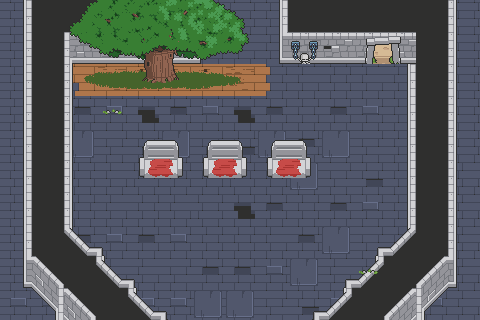

A level layout from a 2D game, rendered from its tile map. Below: a short description, then the map file with its tile-grid data intact:
An orthogonal 15x10 tile map with 32x32 px tiles, 4 tile layers (floor, cliff, decor1, decor2), 2 tilesets and 7 objects (3x item, playerStart, chord, thelma, milestone).

<map version="1.10" tiledversion="1.11.0" orientation="orthogonal" renderorder="right-down" width="15" height="10" tilewidth="32" tileheight="32" infinite="0" nextlayerid="8" nextobjectid="17">
 <editorsettings>
  <export target="stage_01_night.json" format="json" />
 </editorsettings>
 <tileset firstgid="1" name="Forest-Prairie Tileset v1" tilewidth="32" tileheight="32" tilecount="567" columns="21">
  <image source="../../Forest-Prairie Tileset v1.png" width="672" height="864" />
  <tile id="128">
   <properties>
    <property name="collides" type="bool" value="true" />
   </properties>
  </tile>
  <tile id="129">
   <properties>
    <property name="collides" type="bool" value="true" />
   </properties>
  </tile>
  <tile id="130">
   <properties>
    <property name="collides" type="bool" value="true" />
   </properties>
  </tile>
  <tile id="131">
   <properties>
    <property name="collides" type="bool" value="true" />
   </properties>
  </tile>
  <tile id="132">
   <properties>
    <property name="collides" type="bool" value="true" />
   </properties>
  </tile>
  <tile id="133">
   <properties>
    <property name="collides" type="bool" value="true" />
   </properties>
  </tile>
  <tile id="134">
   <properties>
    <property name="collides" type="bool" value="true" />
   </properties>
  </tile>
  <tile id="135">
   <properties>
    <property name="collides" type="bool" value="true" />
   </properties>
  </tile>
  <tile id="136">
   <properties>
    <property name="collides" type="bool" value="true" />
   </properties>
  </tile>
  <tile id="137">
   <properties>
    <property name="collides" type="bool" value="true" />
   </properties>
  </tile>
  <tile id="138">
   <properties>
    <property name="collides" type="bool" value="true" />
   </properties>
  </tile>
  <tile id="139">
   <properties>
    <property name="collides" type="bool" value="true" />
   </properties>
  </tile>
  <tile id="140">
   <properties>
    <property name="collides" type="bool" value="true" />
   </properties>
  </tile>
  <tile id="141">
   <properties>
    <property name="collides" type="bool" value="true" />
   </properties>
  </tile>
  <tile id="142">
   <properties>
    <property name="collides" type="bool" value="true" />
   </properties>
  </tile>
  <tile id="143">
   <properties>
    <property name="collides" type="bool" value="true" />
   </properties>
  </tile>
  <tile id="144">
   <properties>
    <property name="collides" type="bool" value="true" />
   </properties>
  </tile>
  <tile id="149">
   <properties>
    <property name="collides" type="bool" value="true" />
   </properties>
  </tile>
  <tile id="150">
   <properties>
    <property name="collides" type="bool" value="true" />
   </properties>
  </tile>
  <tile id="151">
   <properties>
    <property name="collides" type="bool" value="true" />
   </properties>
  </tile>
  <tile id="152">
   <properties>
    <property name="collides" type="bool" value="true" />
   </properties>
  </tile>
  <tile id="153">
   <properties>
    <property name="collides" type="bool" value="true" />
   </properties>
  </tile>
  <tile id="154">
   <properties>
    <property name="collides" type="bool" value="true" />
   </properties>
  </tile>
  <tile id="155">
   <properties>
    <property name="collides" type="bool" value="true" />
   </properties>
  </tile>
  <tile id="156">
   <properties>
    <property name="collides" type="bool" value="true" />
   </properties>
  </tile>
  <tile id="157">
   <properties>
    <property name="collides" type="bool" value="true" />
   </properties>
  </tile>
  <tile id="158">
   <properties>
    <property name="collides" type="bool" value="true" />
   </properties>
  </tile>
  <tile id="159">
   <properties>
    <property name="collides" type="bool" value="true" />
   </properties>
  </tile>
  <tile id="160">
   <properties>
    <property name="collides" type="bool" value="true" />
   </properties>
  </tile>
  <tile id="161">
   <properties>
    <property name="collides" type="bool" value="true" />
   </properties>
  </tile>
  <tile id="162">
   <properties>
    <property name="collides" type="bool" value="true" />
   </properties>
  </tile>
  <tile id="163">
   <properties>
    <property name="collides" type="bool" value="true" />
   </properties>
  </tile>
  <tile id="164">
   <properties>
    <property name="collides" type="bool" value="true" />
   </properties>
  </tile>
  <tile id="165">
   <properties>
    <property name="collides" type="bool" value="true" />
   </properties>
  </tile>
  <tile id="166">
   <properties>
    <property name="collides" type="bool" value="true" />
   </properties>
  </tile>
  <tile id="170">
   <properties>
    <property name="collides" type="bool" value="true" />
   </properties>
  </tile>
  <tile id="171">
   <properties>
    <property name="collides" type="bool" value="true" />
   </properties>
  </tile>
  <tile id="172">
   <properties>
    <property name="collides" type="bool" value="true" />
   </properties>
  </tile>
  <tile id="173">
   <properties>
    <property name="collides" type="bool" value="true" />
   </properties>
  </tile>
  <tile id="174">
   <properties>
    <property name="collides" type="bool" value="true" />
   </properties>
  </tile>
  <tile id="175">
   <properties>
    <property name="collides" type="bool" value="true" />
   </properties>
  </tile>
  <tile id="176">
   <properties>
    <property name="collides" type="bool" value="true" />
   </properties>
  </tile>
  <tile id="177">
   <properties>
    <property name="collides" type="bool" value="true" />
   </properties>
  </tile>
  <tile id="178">
   <properties>
    <property name="collides" type="bool" value="true" />
   </properties>
  </tile>
  <tile id="179">
   <properties>
    <property name="collides" type="bool" value="true" />
   </properties>
  </tile>
  <tile id="180">
   <properties>
    <property name="collides" type="bool" value="true" />
   </properties>
  </tile>
  <tile id="181">
   <properties>
    <property name="collides" type="bool" value="true" />
   </properties>
  </tile>
  <tile id="182">
   <properties>
    <property name="collides" type="bool" value="true" />
   </properties>
  </tile>
  <tile id="183">
   <properties>
    <property name="collides" type="bool" value="true" />
   </properties>
  </tile>
  <tile id="185">
   <properties>
    <property name="collides" type="bool" value="true" />
   </properties>
  </tile>
  <tile id="186">
   <properties>
    <property name="collides" type="bool" value="true" />
   </properties>
  </tile>
  <tile id="187">
   <properties>
    <property name="collides" type="bool" value="true" />
   </properties>
  </tile>
  <tile id="190">
   <properties>
    <property name="collides" type="bool" value="true" />
   </properties>
  </tile>
  <tile id="191">
   <properties>
    <property name="collides" type="bool" value="true" />
   </properties>
  </tile>
  <tile id="192">
   <properties>
    <property name="collides" type="bool" value="true" />
   </properties>
  </tile>
  <tile id="193">
   <properties>
    <property name="collides" type="bool" value="true" />
   </properties>
  </tile>
  <tile id="194">
   <properties>
    <property name="collides" type="bool" value="true" />
   </properties>
  </tile>
  <tile id="195">
   <properties>
    <property name="collides" type="bool" value="true" />
   </properties>
  </tile>
  <tile id="196">
   <properties>
    <property name="collides" type="bool" value="true" />
   </properties>
  </tile>
  <tile id="197">
   <properties>
    <property name="collides" type="bool" value="true" />
   </properties>
  </tile>
  <tile id="200">
   <properties>
    <property name="collides" type="bool" value="true" />
   </properties>
  </tile>
  <tile id="201">
   <properties>
    <property name="collides" type="bool" value="true" />
   </properties>
  </tile>
  <tile id="202">
   <properties>
    <property name="collides" type="bool" value="true" />
   </properties>
  </tile>
  <tile id="203">
   <properties>
    <property name="collides" type="bool" value="true" />
   </properties>
  </tile>
  <tile id="204">
   <properties>
    <property name="collides" type="bool" value="true" />
   </properties>
  </tile>
  <tile id="211">
   <properties>
    <property name="collides" type="bool" value="true" />
   </properties>
  </tile>
  <tile id="212">
   <properties>
    <property name="collides" type="bool" value="true" />
   </properties>
  </tile>
  <tile id="213">
   <properties>
    <property name="collides" type="bool" value="true" />
   </properties>
  </tile>
  <tile id="214">
   <properties>
    <property name="collides" type="bool" value="true" />
   </properties>
  </tile>
  <tile id="215">
   <properties>
    <property name="collides" type="bool" value="true" />
   </properties>
  </tile>
  <tile id="216">
   <properties>
    <property name="collides" type="bool" value="true" />
   </properties>
  </tile>
  <tile id="217">
   <properties>
    <property name="collides" type="bool" value="true" />
   </properties>
  </tile>
  <tile id="218">
   <properties>
    <property name="collides" type="bool" value="true" />
   </properties>
  </tile>
  <tile id="219">
   <properties>
    <property name="collides" type="bool" value="true" />
   </properties>
  </tile>
  <tile id="220">
   <properties>
    <property name="collides" type="bool" value="true" />
   </properties>
  </tile>
  <tile id="221">
   <properties>
    <property name="collides" type="bool" value="true" />
   </properties>
  </tile>
  <tile id="222">
   <properties>
    <property name="collides" type="bool" value="true" />
   </properties>
  </tile>
  <tile id="223">
   <properties>
    <property name="collides" type="bool" value="true" />
   </properties>
  </tile>
  <tile id="224">
   <properties>
    <property name="collides" type="bool" value="true" />
   </properties>
  </tile>
  <tile id="225">
   <properties>
    <property name="collides" type="bool" value="true" />
   </properties>
  </tile>
  <tile id="227">
   <properties>
    <property name="collides" type="bool" value="true" />
   </properties>
  </tile>
  <tile id="228">
   <properties>
    <property name="collides" type="bool" value="true" />
   </properties>
  </tile>
  <tile id="232">
   <properties>
    <property name="collides" type="bool" value="true" />
   </properties>
  </tile>
  <tile id="233">
   <properties>
    <property name="collides" type="bool" value="true" />
   </properties>
  </tile>
  <tile id="234">
   <properties>
    <property name="collides" type="bool" value="true" />
   </properties>
  </tile>
  <tile id="235">
   <properties>
    <property name="collides" type="bool" value="true" />
   </properties>
  </tile>
  <tile id="236">
   <properties>
    <property name="collides" type="bool" value="true" />
   </properties>
  </tile>
  <tile id="237">
   <properties>
    <property name="collides" type="bool" value="true" />
   </properties>
  </tile>
  <tile id="238">
   <properties>
    <property name="collides" type="bool" value="true" />
   </properties>
  </tile>
  <tile id="239">
   <properties>
    <property name="collides" type="bool" value="true" />
   </properties>
  </tile>
  <tile id="240">
   <properties>
    <property name="collides" type="bool" value="true" />
   </properties>
  </tile>
  <tile id="241">
   <properties>
    <property name="collides" type="bool" value="true" />
   </properties>
  </tile>
  <tile id="242">
   <properties>
    <property name="collides" type="bool" value="true" />
   </properties>
  </tile>
  <tile id="243">
   <properties>
    <property name="collides" type="bool" value="true" />
   </properties>
  </tile>
  <tile id="244">
   <properties>
    <property name="collides" type="bool" value="true" />
   </properties>
  </tile>
  <tile id="246">
   <properties>
    <property name="collides" type="bool" value="true" />
   </properties>
  </tile>
  <tile id="248">
   <properties>
    <property name="collides" type="bool" value="true" />
   </properties>
  </tile>
  <tile id="249">
   <properties>
    <property name="collides" type="bool" value="true" />
   </properties>
  </tile>
  <tile id="258">
   <properties>
    <property name="collides" type="bool" value="true" />
   </properties>
  </tile>
  <tile id="259">
   <properties>
    <property name="collides" type="bool" value="true" />
   </properties>
  </tile>
  <tile id="260">
   <properties>
    <property name="collides" type="bool" value="true" />
   </properties>
  </tile>
  <tile id="261">
   <properties>
    <property name="collides" type="bool" value="true" />
   </properties>
  </tile>
  <tile id="262">
   <properties>
    <property name="collides" type="bool" value="true" />
   </properties>
  </tile>
  <tile id="263">
   <properties>
    <property name="collides" type="bool" value="true" />
   </properties>
  </tile>
  <tile id="264">
   <properties>
    <property name="collides" type="bool" value="true" />
   </properties>
  </tile>
  <tile id="265">
   <properties>
    <property name="collides" type="bool" value="true" />
   </properties>
  </tile>
  <tile id="269">
   <properties>
    <property name="collides" type="bool" value="true" />
   </properties>
  </tile>
  <tile id="270">
   <properties>
    <property name="collides" type="bool" value="true" />
   </properties>
  </tile>
  <tile id="279">
   <properties>
    <property name="collides" type="bool" value="true" />
   </properties>
  </tile>
  <tile id="280">
   <properties>
    <property name="collides" type="bool" value="true" />
   </properties>
  </tile>
  <tile id="281">
   <properties>
    <property name="collides" type="bool" value="true" />
   </properties>
  </tile>
  <tile id="282">
   <properties>
    <property name="collides" type="bool" value="true" />
   </properties>
  </tile>
  <tile id="283">
   <properties>
    <property name="collides" type="bool" value="true" />
   </properties>
  </tile>
  <tile id="284">
   <properties>
    <property name="collides" type="bool" value="true" />
   </properties>
  </tile>
  <tile id="285">
   <properties>
    <property name="collides" type="bool" value="true" />
   </properties>
  </tile>
  <tile id="286">
   <properties>
    <property name="collides" type="bool" value="true" />
   </properties>
  </tile>
  <tile id="290">
   <properties>
    <property name="collides" type="bool" value="true" />
   </properties>
  </tile>
  <tile id="291">
   <properties>
    <property name="collides" type="bool" value="true" />
   </properties>
  </tile>
  <tile id="300">
   <properties>
    <property name="collides" type="bool" value="true" />
   </properties>
  </tile>
  <tile id="301">
   <properties>
    <property name="collides" type="bool" value="true" />
   </properties>
  </tile>
  <tile id="302">
   <properties>
    <property name="collides" type="bool" value="true" />
   </properties>
  </tile>
  <tile id="303">
   <properties>
    <property name="collides" type="bool" value="true" />
   </properties>
  </tile>
  <tile id="305">
   <properties>
    <property name="collides" type="bool" value="true" />
   </properties>
  </tile>
  <tile id="306">
   <properties>
    <property name="collides" type="bool" value="true" />
   </properties>
  </tile>
  <tile id="307">
   <properties>
    <property name="collides" type="bool" value="true" />
   </properties>
  </tile>
  <tile id="321">
   <properties>
    <property name="collides" type="bool" value="true" />
   </properties>
  </tile>
  <tile id="322">
   <properties>
    <property name="collides" type="bool" value="true" />
   </properties>
  </tile>
  <tile id="323">
   <properties>
    <property name="collides" type="bool" value="true" />
   </properties>
  </tile>
  <tile id="474">
   <properties>
    <property name="collides" type="bool" value="true" />
   </properties>
  </tile>
 </tileset>
 <tileset firstgid="568" name="Royal Dungeon Tileset" tilewidth="32" tileheight="32" tilecount="396" columns="18">
  <image source="../../Royal Dungeon Tileset.png" width="576" height="704" />
 </tileset>
 <layer id="1" name="floor" width="15" height="10" locked="1">
  <data encoding="csv">
575,575,576,577,577,575,576,577,576,575,576,575,575,576,577,
576,577,629,630,629,629,576,576,576,575,575,575,575,576,577,
576,577,585,648,647,647,647,648,601,576,575,576,575,576,577,
576,577,593,594,595,593,594,595,593,575,593,594,575,576,577,
576,577,611,612,613,611,612,613,611,593,611,612,575,576,577,
576,577,575,576,577,575,576,577,575,611,612,613,575,575,576,
576,577,575,576,575,576,577,595,593,575,593,594,576,575,576,
576,577,593,594,593,594,575,575,576,593,611,612,576,575,576,
576,576,576,576,576,612,593,593,594,611,576,576,576,576,576,
594,594,594,594,594,594,611,611,612,613,594,594,594,594,594
</data>
 </layer>
 <layer id="5" name="cliff" width="15" height="10" locked="1">
  <data encoding="csv">
588,589,589,589,589,589,590,0,588,589,589,589,589,589,590,
588,589,568,607,607,607,608,0,606,607,624,625,569,589,590,
588,589,590,0,0,0,0,0,0,0,0,0,588,589,590,
588,589,590,0,0,0,0,0,0,0,0,0,588,589,590,
588,589,590,0,0,0,0,0,0,0,0,0,588,589,590,
588,589,590,0,0,0,0,0,0,0,0,0,588,589,590,
588,589,590,0,0,0,0,0,0,0,0,0,588,589,590,
588,589,609,572,0,0,0,0,0,0,0,570,610,589,590,
606,574,589,609,572,0,0,0,0,0,570,610,589,573,608,
604,592,574,589,609,572,0,0,0,570,610,589,573,591,576
</data>
 </layer>
 <layer id="4" name="decor1" width="15" height="10" locked="1">
  <data encoding="csv">
0,0,0,0,0,0,0,0,0,0,0,0,0,0,0,
0,0,0,0,0,0,0,0,0,664,0,680,681,0,0,
0,0,0,0,0,0,0,0,0,0,0,0,0,0,0,
0,0,0,0,0,0,0,0,0,0,0,0,0,0,0,
0,0,0,0,820,821,820,821,820,821,0,0,0,0,0,
0,0,0,0,838,839,838,839,838,839,0,0,0,0,0,
0,0,0,0,0,0,0,0,0,0,0,0,0,0,0,
0,0,0,0,0,0,0,0,0,0,0,0,0,0,0,
0,0,0,0,0,0,0,0,0,0,0,0,0,0,0,
0,0,0,0,0,0,0,0,0,0,0,0,0,0,0
</data>
 </layer>
 <layer id="6" name="decor2" width="15" height="10" locked="1">
  <data encoding="csv">
0,0,436,437,438,439,440,441,0,0,0,0,0,0,0,
0,0,457,458,459,460,461,462,0,0,0,0,0,0,0,
0,0,478,479,480,481,482,483,0,0,0,0,0,0,0,
0,0,0,428,0,0,0,0,0,0,0,0,0,0,0,
0,0,0,0,0,0,0,0,0,0,0,0,0,0,0,
0,0,0,0,0,0,0,0,0,0,0,0,0,0,0,
0,0,0,0,0,0,0,0,0,0,0,0,0,0,0,
0,0,0,0,0,0,0,0,0,0,0,0,0,0,0,
0,0,0,0,0,0,0,0,0,0,0,428,0,0,0,
0,0,0,0,0,0,0,0,0,0,0,0,0,0,0
</data>
 </layer>
 <objectgroup id="7" name="object" locked="1">
  <object id="1" name="item" x="159.379" y="175.274">
   <point />
  </object>
  <object id="2" name="playerStart" x="255.706" y="282.627">
   <point />
  </object>
  <object id="3" name="chord" x="268.294" y="54.9816">
   <point />
  </object>
  <object id="13" name="thelma" x="348.545" y="174.018">
   <point />
  </object>
  <object id="14" name="item" x="224.392" y="176.053">
   <point />
  </object>
  <object id="15" name="item" x="287.995" y="177.071">
   <point />
  </object>
  <object id="16" name="milestone" x="254.921" y="80.3943">
   <point />
  </object>
 </objectgroup>
</map>
